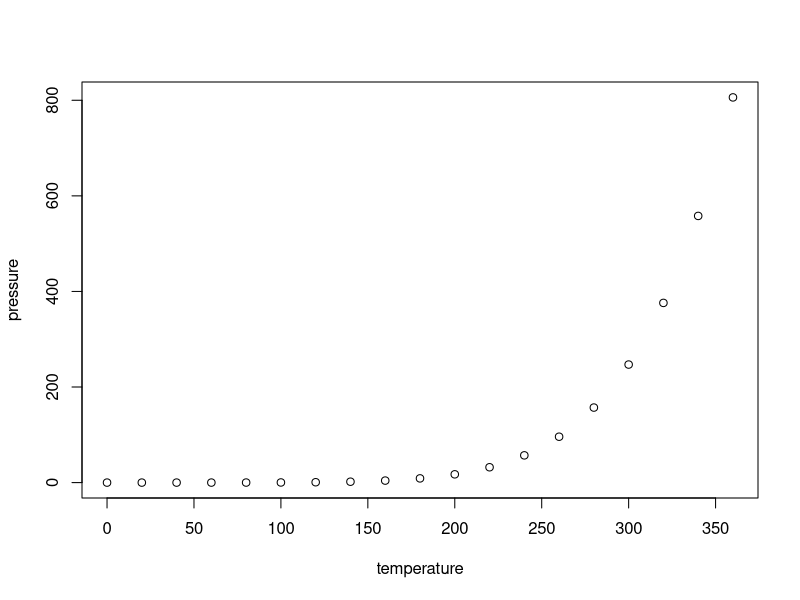
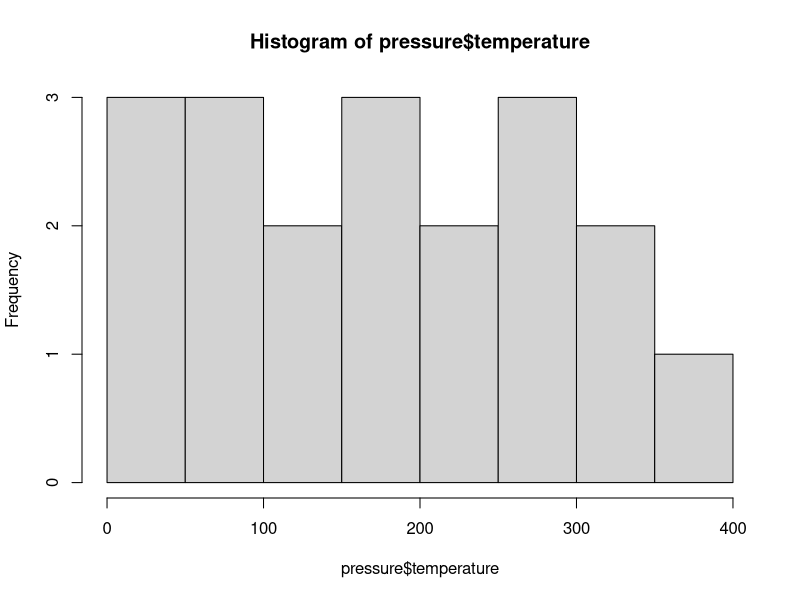

R code for these plots, in order:
## ---- chunk 1
knitr::opts_chunk$set(echo = TRUE)
## ---- chunk 2
summary(cars)
summary(cars)
## ---- chunk 3
plot(pressure)   #{r pressure, echo=FALSE}
## ---- chunk 4
hist(pressure$temperature)      #{r pressure, echo=TRUE}
